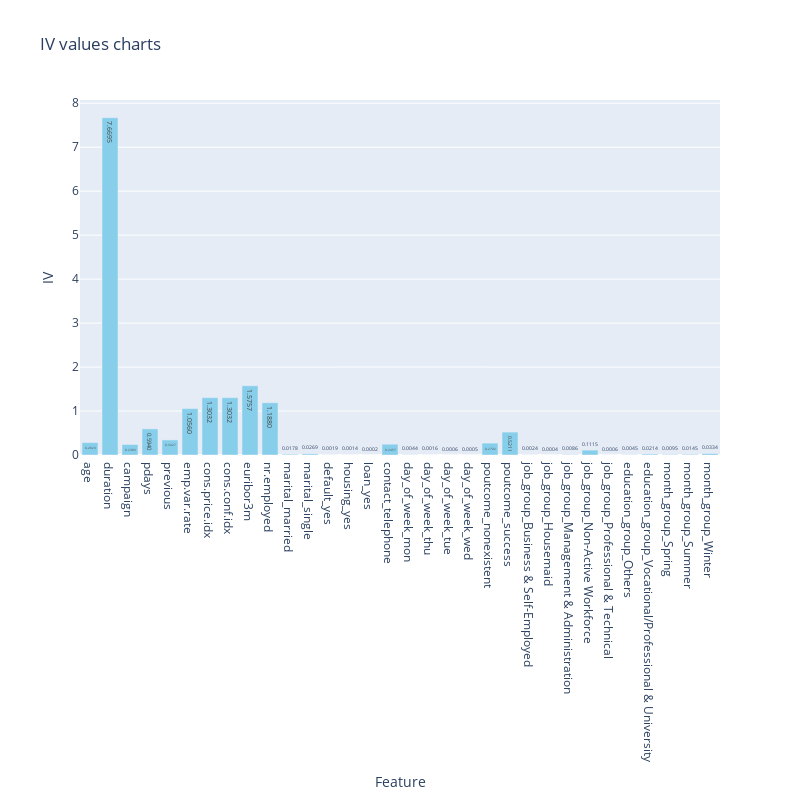

Write notebook code for a chart like this one.
### Code cell
import plotly.express as px  # Import Plotly Express for simpler charts
import plotly.graph_objects as go

final_df['Feature'] = pd.Categorical(final_df['Feature'])

bar_chart = go.Bar(
    x=final_df['Feature'],
    y=final_df['IV'],
    text=final_df['IV'].apply(lambda x: f"{x:.4f}"),
    textfont_size=14,
    marker_color='skyblue',
)
layout = go.Layout(
    title='IV values charts',  
    xaxis_title='Feature',
    yaxis_title='IV'
)

fig = go.Figure(data=[bar_chart], layout=layout)
fig.update_layout(width=800, height=800) 
fig.show()

### Figure 1 — Plotly figure (JSON) as saved in the notebook; plotly's stock layout.template omitted (floating-point values rounded to 4 significant figures)
{"data": [{"marker": {"color": "skyblue"}, "text": ["0.2823", "7.6695", "0.2383", "0.5940", "0.3427", "1.0560", "1.3032", "1.3032", "1.5757", "1.1880", "0.0178", "0.0269", "0.0019", "0.0014", "0.0002", "0.2457", "0.0044", "0.0016", "0.0006", "0.0005", "0.2702", "0.5211", "0.0024", "0.0004", "0.0086", "0.1115", "0.0006", "0.0045", "0.0214", "0.0095", "0.0145", "0.0334"], "textfont": {"size": 14}, "type": "bar", "x": ["age", "duration", "campaign", "pdays", "previous", "emp.var.rate", "cons.price.idx", "cons.conf.idx", "euribor3m", "nr.employed", "marital_married", "marital_single", "default_yes", "housing_yes", "loan_yes", "contact_telephone", "day_of_week_mon", "day_of_week_thu", "day_of_week_tue", "day_of_week_wed", "poutcome_nonexistent", "poutcome_success", "job_group_Business & Self-Employed", "job_group_Housemaid", "job_group_Management & Administration", "job_group_Non-Active Workforce", "job_group_Professional & Technical", "education_group_Others", "education_group_Vocational/Professional & University", "month_group_Spring", "month_group_Summer", "month_group_Winter"], "y": [0.2823, 7.67, 0.2383, 0.594, 0.3427, 1.056, 1.303, 1.303, 1.576, 1.188, 0.01781, 0.02692, 0.001875, 0.00139, 0.0001774, 0.2457, 0.004387, 0.00163, 0.0005579, 0.0004642, 0.2702, 0.5211, 0.002376, 0.0004402, 0.008571, 0.1115, 0.0005694, 0.004544, 0.02143, 0.00949, 0.01449, 0.0334]}], "layout": {"height": 800, "title": {"text": "IV values charts"}, "width": 800, "xaxis": {"autorange": true, "range": [-0.5, 31.5], "title": {"text": "Feature"}, "type": "category"}, "yaxis": {"autorange": true, "range": [0, 8.073], "title": {"text": "IV"}, "type": "linear"}}}
